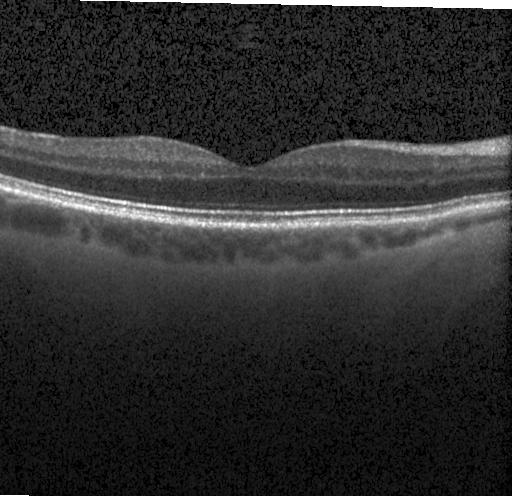
#> input picture NORMAL-1038998-1.jpeg, 512 x 496 px
$ jupyter execute bm-segmentation.ipynb
#> lines starting #> are read from the running program, lines starting #| are printed output that depends on the picture; after the words box and inside, x2 and y2 are one past the last pixel; in counts of white or black regions, pixels touching at a corner belong together
[cell 1]
from sklearn.preprocessing import StandardScaler
# import matplotlib.pyplot as plt
import numpy as np
import os
# import pandas as pd
import cv2
import math

[cell 2]
#test_data_dir = "input/test/"
#normal_data = os.path.join(test_data_dir, "NORMAL")
#img_dir = os.path.join(normal_data, 'NORMAL-9251-1.jpeg')

### Remove upper-half of the image to get rid of white line above the Bruch Membrane

[cell 3]
#img = cv2.imread(img_dir, 2)
img = cv2.imread('NORMAL-1038998-1.jpeg', 2)
#> img is the input picture: shape (496, 512); min 0, max 255, mean 46.8
# img = img[math.floor(img.shape[0]/2):,:]
cv2.imshow("Image", img)
cv2.waitKey(0)

### Convert the Image into Binary Format

[cell 4]
# converting to its binary form
ret, bw = cv2.threshold(img, 127, 255, cv2.THRESH_BINARY)
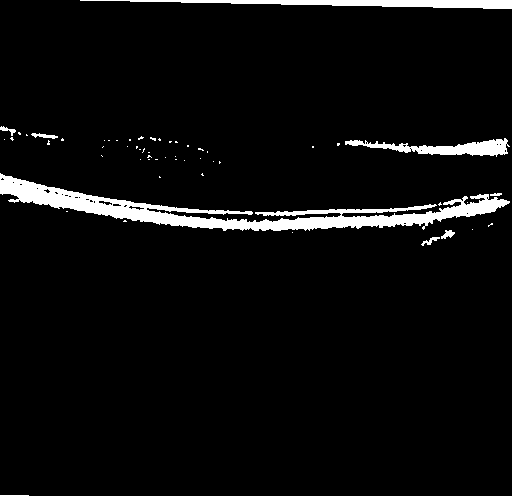
#> bw: shape (496, 512); 4.6% white; 56 white regions (47 under 20 px), largest, box (x1, y1, x2, y2) and area: (0, 173, 510, 231) 7755, (80, 0, 512, 9) 2075, (345, 138, 510, 157) 1363
# ret, bw = cv2.threshold(img, 0, 255, cv2.THRESH_BINARY + cv2.THRESH_OTSU)

cv2.imshow("Binary", bw)
cv2.waitKey(0)

### Thresholding

[cell 5]
ret, bw = cv2.threshold(img, 140, 255, cv2.THRESH_BINARY)
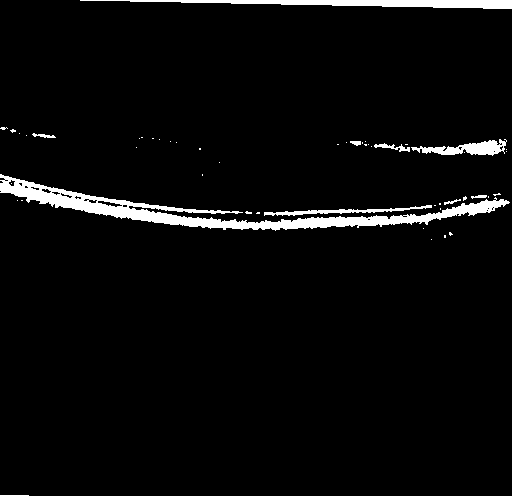
#> bw: shape (496, 512); 3.8% white; 50 white regions (40 under 20 px), largest, box (x1, y1, x2, y2) and area: (0, 174, 510, 231) 5834, (80, 0, 512, 9) 2075, (411, 139, 507, 156) 784

# cv2.imshow("Binary Tresh", bw)
# cv2.waitKey(0)

### Reconstruction

[cell 6]
kernel = cv2.getStructuringElement(cv2.MORPH_ELLIPSE, (25, 25))
bw_morph = cv2.morphologyEx(bw, cv2.MORPH_CLOSE, kernel)
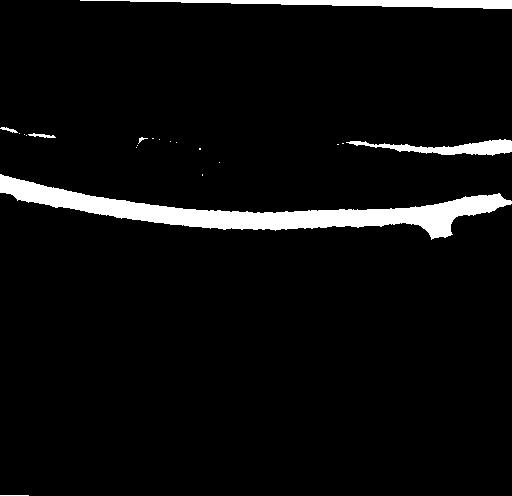
#> bw_morph: shape (496, 512); 5.1% white; 21 white regions (14 under 20 px), largest, box (x1, y1, x2, y2) and area: (0, 174, 512, 240) 9332, (80, 0, 512, 9) 2075, (346, 139, 512, 156) 1244
cv2.imshow("Close", bw_morph)
cv2.waitKey(0)

### Thinning & Erosion

[cell 7]
kernel_thin = cv2.getStructuringElement(cv2.MORPH_CROSS, (3, 3))
thin = np.zeros(img.shape, dtype='uint8')

while cv2.countNonZero(bw_morph) != 0:
    erode = cv2.erode(bw_morph, kernel_thin)
    opening = cv2.morphologyEx(erode, cv2.MORPH_OPEN, kernel_thin)
    subset = erode - opening
    thin = cv2.bitwise_or(subset, thin)
    bw_morph = erode.copy()
#> this loop made 17 passes
#> pass 1, `erode = cv2.erode(bw_morph, kernel_thin)`:
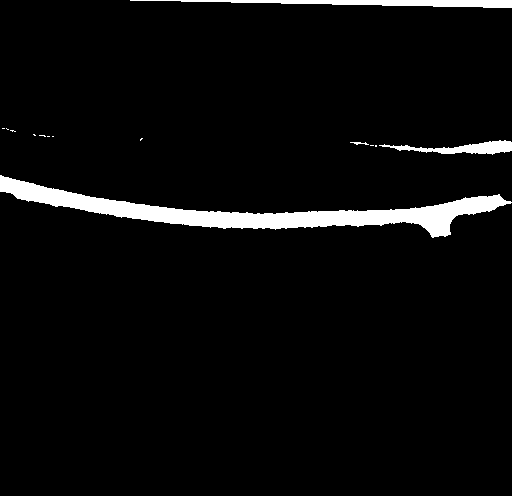
#> erode: shape (496, 512); 4.3% white; 14 white regions (10 under 20 px), largest, box (x1, y1, x2, y2) and area: (0, 175, 512, 238) 8288, (130, 0, 512, 8) 1643, (379, 140, 512, 155) 876, (350, 142, 369, 145) 31
#> pass 1, `subset = erode - opening`:
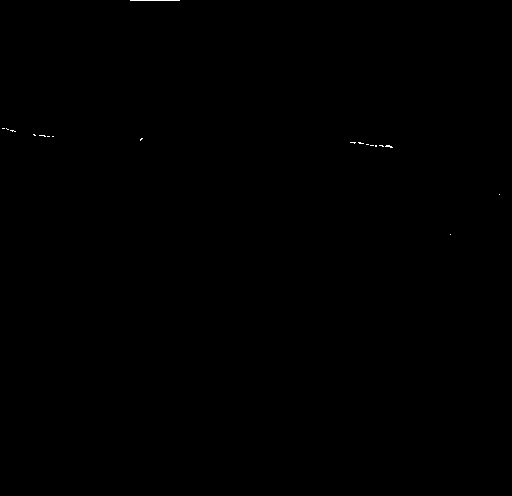
#> subset: shape (496, 512); 0.05% white in thin lines or dots, all inside (x1, y1, x2, y2) = (2, 0, 500, 235)
#> pass 2, `erode = cv2.erode(bw_morph, kernel_thin)`:
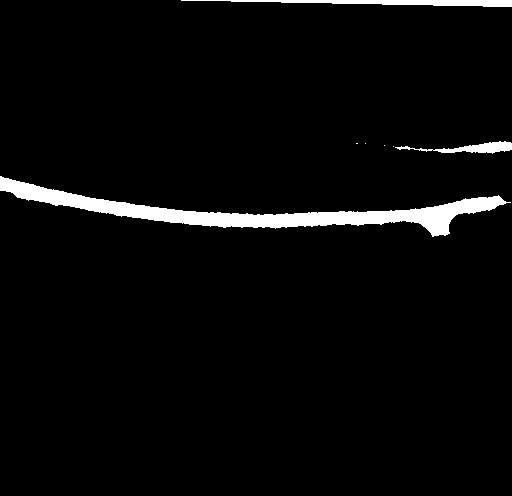
#> erode: shape (496, 512); 3.6% white; 7 white regions (4 under 20 px), largest, box (x1, y1, x2, y2) and area: (0, 176, 511, 237) 7249, (181, 0, 512, 7) 1261, (395, 141, 512, 154) 611
#> after the loop: bw_morph: shape (496, 512); every value is 0
#> after the loop:
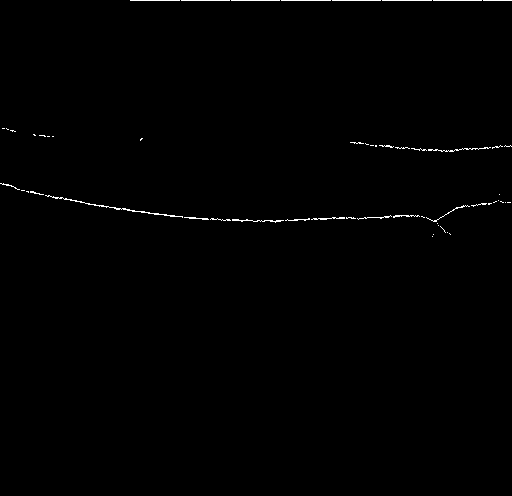
#> thin: shape (496, 512); 0.51% white in thin lines or dots, all inside (x1, y1, x2, y2) = (0, 0, 512, 237)

cv2.imshow("Erode", thin)
cv2.waitKey(0)
cv2.destroyAllWindows()
